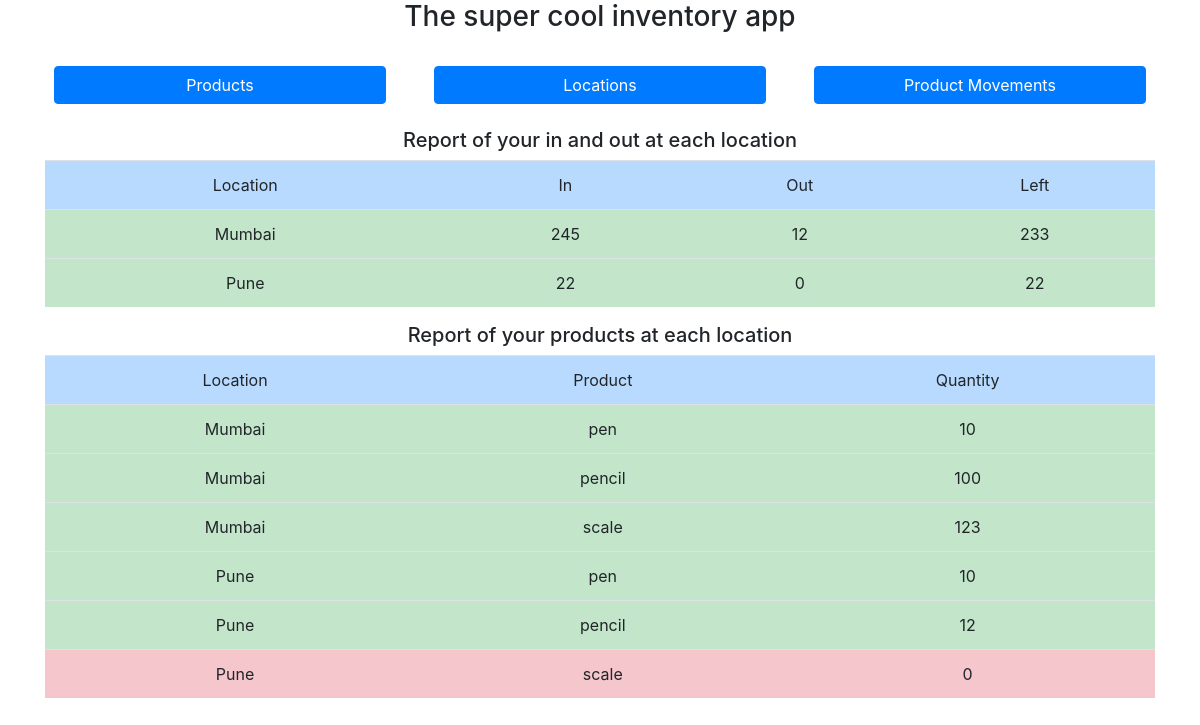
The page / on the database its author committed.
### dbModel.py (models this page shows, shortened)
class Locations(db.Model):
    __tablename__ = 'locations'
    id = db.Column(db.Integer, primary_key=True)
    name = db.Column(db.String(80), unique=True, nullable=False)

class Products(db.Model):
    __tablename__ = 'products'
    id = db.Column(db.Integer, primary_key=True)
    name = db.Column(db.String(80),unique=True, nullable=False)

### app.py (the view)
@app.route('/', methods=['GET'])
def index():
    quantityAtEveryLocation = []
    for location in Locations.query.all():
        for product in Products.query.all():
            quantityAtEveryLocation.append([location.name, product.name, getQuantityAtLocation(location.id, product.id)])
    return render_template('index.html', quantityAtEveryLocation = quantityAtEveryLocation, inOutReport = inOutReport())

### app.py (called while the page is built)
def inOutReport():
    locations = Locations.query.all()
    products = Products.query.all()
    report = []
    for location in locations:
        incoming = 0
        outgoing = 0
        incomingProds = db.session.query(prodMovements).filter(prodMovements.toLocationID == location.id)
        outgoingProds = db.session.query(prodMovements).filter(prodMovements.fromLocationID == location.id)
        for row in incomingProds:
            incoming += row.qty
        for row in outgoingProds:
            outgoing += row.qty
        report.append([location.name, incoming, outgoing])
    return report

def getQuantityAtLocation(locID, prodID):
    incomingProds = db.session.query(prodMovements).filter(prodMovements.toLocationID == locID, prodMovements.productID == prodID)
    outgoingProds = db.session.query(prodMovements).filter(prodMovements.fromLocationID == locID, prodMovements.productID == prodID)
    count = 0
    for row in incomingProds:
        count = count + row.qty
    for row in outgoingProds:
        count = count - row.qty
    return count if count > 0 else 0

### templates/index.html (shortened to what this page needs)
{% extends 'layout.html' %}
{% block body %}
    <div class="container">
        <h3 class="text-center">The super cool inventory app</h3>
        <div class="actions row">
            <a href="/products" class="btn btn-primary col m-4">Products</a>
            <a href="/locations" class="btn btn-primary col m-4">Locations</a>
            <a href="/movements" class="btn btn-primary col m-4">Product Movements</a>
        </div>
    </div>
    <div class="container text-center">
            <h5 class="text-center">Report of your in and out at each location</h5>
            <table class="table">
                <thead>
                    <tr class="table-primary">
                        <td>Location</td>
                        <td>In</td>
                        <td>Out</td>
                        <td>Left</td>
                    </tr>
                </thead>
                {% for row in inOutReport %}
                <tr class="{% if row[1] - row[2] == 0 %} table-danger {% elif row[1] - row[2] < 10 %} table-warning {% else %} table-success {% endif%}">
                    <td>{{row[0]}}</td>
                    <td>{{row[1]}}</td>
                    <td>{{row[2]}}</td>
                    <td>{{row[1] - row[2]}}</td>
                </tr>
                {% endfor %}
            </table>
        </div>
    <div class="container text-center">
        <h5 class="text-center">Report of your products at each location</h5>
        <table class="table">
            <thead>
                <tr class="table-primary">
                    <td>Location</td>
                    <td>Product</td>
                    <td>Quantity</td>
                </tr>
            </thead>
            {% for row in quantityAtEveryLocation %}
            <tr class="{% if row[2] == 0 %} table-danger {% elif row[2] < 10 %} table-warning {% else %} table-success {% endif%}">
                <td>{{row[0]}}</td>
                <td>{{row[1]}}</td>
                <td>{{row[2]}}</td>
            </tr>
            {% endfor %}
        </table>
    </div>
{% endblock %}

### rows shown on the page
Locations: name "Mumbai", row "245", row "12", row "233", name "Mumbai" "Mumbai" "Mumbai"
Locations: name "Pune", row "22", row "0", name "Pune" "Pune" "Pune"
Products: name "pen" "pen"
Products: name "pencil" "pencil"
Products: name "scale" "scale"

### other values the page prints
{{ row[2] }} "10" "100" "123" "10" "12" "0"
